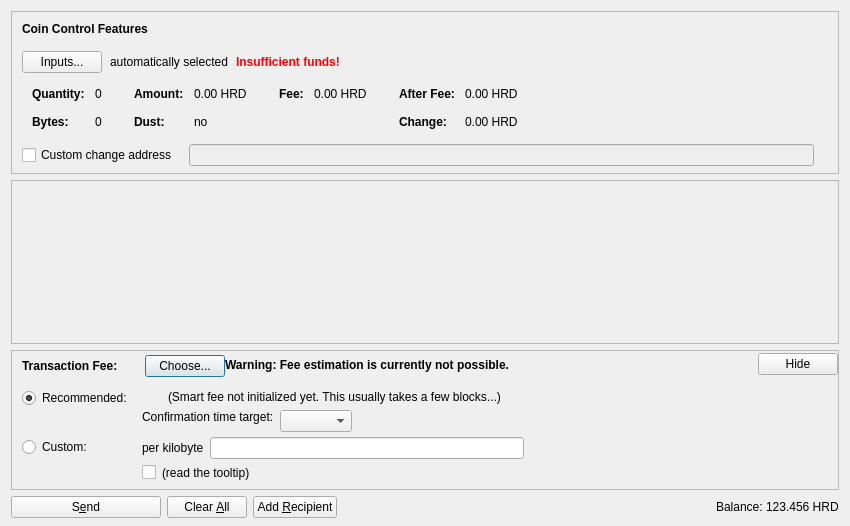
<?xml version="1.0" encoding="UTF-8"?>
<ui version="4.0">
 <class>SendCoinsDialog</class>
 <widget class="QDialog" name="SendCoinsDialog">
  <property name="geometry">
   <rect>
    <x>0</x>
    <y>0</y>
    <width>850</width>
    <height>526</height>
   </rect>
  </property>
  <property name="windowTitle">
   <string>Send Coins</string>
  </property>
  <layout class="QVBoxLayout" name="verticalLayout" stretch="0,1,0,0">
   <property name="bottomMargin">
    <number>8</number>
   </property>
   <item>
    <widget class="QFrame" name="frameCoinControl">
     <property name="sizePolicy">
      <sizepolicy hsizetype="Expanding" vsizetype="Expanding">
       <horstretch>0</horstretch>
       <verstretch>0</verstretch>
      </sizepolicy>
     </property>
     <property name="maximumSize">
      <size>
       <width>16777215</width>
       <height>16777215</height>
      </size>
     </property>
     <property name="frameShape">
      <enum>QFrame::StyledPanel</enum>
     </property>
     <property name="frameShadow">
      <enum>QFrame::Sunken</enum>
     </property>
     <layout class="QVBoxLayout" name="verticalLayoutCoinControl2">
      <property name="spacing">
       <number>0</number>
      </property>
      <property name="leftMargin">
       <number>0</number>
      </property>
      <property name="topMargin">
       <number>0</number>
      </property>
      <property name="rightMargin">
       <number>0</number>
      </property>
      <property name="bottomMargin">
       <number>6</number>
      </property>
      <item>
       <layout class="QVBoxLayout" name="verticalLayoutCoinControl" stretch="0,0,0,0,1">
        <property name="spacing">
         <number>0</number>
        </property>
        <property name="leftMargin">
         <number>10</number>
        </property>
        <property name="topMargin">
         <number>10</number>
        </property>
        <item>
         <layout class="QHBoxLayout" name="horizontalLayoutCoinControl1">
          <property name="bottomMargin">
           <number>15</number>
          </property>
          <item>
           <widget class="QLabel" name="labelCoinControlFeatures">
            <property name="sizePolicy">
             <sizepolicy hsizetype="Preferred" vsizetype="Maximum">
              <horstretch>0</horstretch>
              <verstretch>0</verstretch>
             </sizepolicy>
            </property>
            <property name="font">
             <font>
              <weight>75</weight>
              <bold>true</bold>
             </font>
            </property>
            <property name="styleSheet">
             <string notr="true">font-weight:bold;</string>
            </property>
            <property name="text">
             <string>Coin Control Features</string>
            </property>
           </widget>
          </item>
         </layout>
        </item>
        <item>
         <layout class="QHBoxLayout" name="horizontalLayoutCoinControl2" stretch="0,0,0,0">
          <property name="spacing">
           <number>8</number>
          </property>
          <property name="bottomMargin">
           <number>10</number>
          </property>
          <item>
           <widget class="QPushButton" name="pushButtonCoinControl">
            <property name="styleSheet">
             <string notr="true"/>
            </property>
            <property name="text">
             <string>Inputs...</string>
            </property>
            <property name="autoDefault">
             <bool>false</bool>
            </property>
           </widget>
          </item>
          <item>
           <widget class="QLabel" name="labelCoinControlAutomaticallySelected">
            <property name="text">
             <string>automatically selected</string>
            </property>
            <property name="margin">
             <number>5</number>
            </property>
           </widget>
          </item>
          <item>
           <widget class="QLabel" name="labelCoinControlInsuffFunds">
            <property name="font">
             <font>
              <weight>75</weight>
              <bold>true</bold>
             </font>
            </property>
            <property name="styleSheet">
             <string notr="true">color:red;font-weight:bold;</string>
            </property>
            <property name="text">
             <string>Insufficient funds!</string>
            </property>
            <property name="margin">
             <number>5</number>
            </property>
           </widget>
          </item>
          <item>
           <spacer name="horizontalSpacerCoinControl">
            <property name="orientation">
             <enum>Qt::Horizontal</enum>
            </property>
            <property name="sizeHint" stdset="0">
             <size>
              <width>40</width>
              <height>1</height>
             </size>
            </property>
           </spacer>
          </item>
         </layout>
        </item>
        <item>
         <widget class="QWidget" name="widgetCoinControl" native="true">
          <property name="sizePolicy">
           <sizepolicy hsizetype="Preferred" vsizetype="Preferred">
            <horstretch>0</horstretch>
            <verstretch>0</verstretch>
           </sizepolicy>
          </property>
          <property name="minimumSize">
           <size>
            <width>0</width>
            <height>0</height>
           </size>
          </property>
          <property name="styleSheet">
           <string notr="true"/>
          </property>
          <layout class="QHBoxLayout" name="horizontalLayoutCoinControl5">
           <property name="leftMargin">
            <number>0</number>
           </property>
           <property name="topMargin">
            <number>0</number>
           </property>
           <property name="rightMargin">
            <number>0</number>
           </property>
           <property name="bottomMargin">
            <number>0</number>
           </property>
           <item>
            <layout class="QHBoxLayout" name="horizontalLayoutCoinControl3" stretch="0,0,0,1">
             <property name="spacing">
              <number>20</number>
             </property>
             <property name="topMargin">
              <number>0</number>
             </property>
             <property name="bottomMargin">
              <number>10</number>
             </property>
             <item>
              <layout class="QFormLayout" name="formLayoutCoinControl1">
               <property name="horizontalSpacing">
                <number>10</number>
               </property>
               <property name="verticalSpacing">
                <number>14</number>
               </property>
               <property name="leftMargin">
                <number>10</number>
               </property>
               <property name="topMargin">
                <number>4</number>
               </property>
               <property name="rightMargin">
                <number>6</number>
               </property>
               <item row="0" column="0">
                <widget class="QLabel" name="labelCoinControlQuantityText">
                 <property name="font">
                  <font>
                   <weight>75</weight>
                   <bold>true</bold>
                  </font>
                 </property>
                 <property name="text">
                  <string>Quantity:</string>
                 </property>
                 <property name="margin">
                  <number>0</number>
                 </property>
                </widget>
               </item>
               <item row="0" column="1">
                <widget class="QLabel" name="labelCoinControlQuantity">
                 <property name="cursor">
                  <cursorShape>IBeamCursor</cursorShape>
                 </property>
                 <property name="contextMenuPolicy">
                  <enum>Qt::ActionsContextMenu</enum>
                 </property>
                 <property name="text">
                  <string notr="true">0</string>
                 </property>
                 <property name="margin">
                  <number>0</number>
                 </property>
                 <property name="textInteractionFlags">
                  <set>Qt::LinksAccessibleByMouse|Qt::TextSelectableByKeyboard|Qt::TextSelectableByMouse</set>
                 </property>
                </widget>
               </item>
               <item row="1" column="0">
                <widget class="QLabel" name="labelCoinControlBytesText">
                 <property name="font">
                  <font>
                   <weight>75</weight>
                   <bold>true</bold>
                  </font>
                 </property>
                 <property name="text">
                  <string>Bytes:</string>
                 </property>
                </widget>
               </item>
               <item row="1" column="1">
                <widget class="QLabel" name="labelCoinControlBytes">
                 <property name="cursor">
                  <cursorShape>IBeamCursor</cursorShape>
                 </property>
                 <property name="contextMenuPolicy">
                  <enum>Qt::ActionsContextMenu</enum>
                 </property>
                 <property name="text">
                  <string notr="true">0</string>
                 </property>
                 <property name="textInteractionFlags">
                  <set>Qt::LinksAccessibleByMouse|Qt::TextSelectableByKeyboard|Qt::TextSelectableByMouse</set>
                 </property>
                </widget>
               </item>
              </layout>
             </item>
             <item>
              <layout class="QFormLayout" name="formLayoutCoinControl2">
               <property name="horizontalSpacing">
                <number>10</number>
               </property>
               <property name="verticalSpacing">
                <number>14</number>
               </property>
               <property name="leftMargin">
                <number>6</number>
               </property>
               <property name="topMargin">
                <number>4</number>
               </property>
               <property name="rightMargin">
                <number>6</number>
               </property>
               <item row="0" column="0">
                <widget class="QLabel" name="labelCoinControlAmountText">
                 <property name="font">
                  <font>
                   <weight>75</weight>
                   <bold>true</bold>
                  </font>
                 </property>
                 <property name="text">
                  <string>Amount:</string>
                 </property>
                 <property name="margin">
                  <number>0</number>
                 </property>
                </widget>
               </item>
               <item row="0" column="1">
                <widget class="QLabel" name="labelCoinControlAmount">
                 <property name="cursor">
                  <cursorShape>IBeamCursor</cursorShape>
                 </property>
                 <property name="contextMenuPolicy">
                  <enum>Qt::ActionsContextMenu</enum>
                 </property>
                 <property name="text">
                  <string notr="true">0.00 HRD</string>
                 </property>
                 <property name="textInteractionFlags">
                  <set>Qt::LinksAccessibleByMouse|Qt::TextSelectableByKeyboard|Qt::TextSelectableByMouse</set>
                 </property>
                </widget>
               </item>
               <item row="1" column="0">
                <widget class="QLabel" name="labelCoinControlLowOutputText">
                 <property name="font">
                  <font>
                   <weight>75</weight>
                   <bold>true</bold>
                  </font>
                 </property>
                 <property name="text">
                  <string>Dust:</string>
                 </property>
                </widget>
               </item>
               <item row="1" column="1">
                <widget class="QLabel" name="labelCoinControlLowOutput">
                 <property name="cursor">
                  <cursorShape>IBeamCursor</cursorShape>
                 </property>
                 <property name="contextMenuPolicy">
                  <enum>Qt::ActionsContextMenu</enum>
                 </property>
                 <property name="text">
                  <string notr="true">no</string>
                 </property>
                 <property name="textInteractionFlags">
                  <set>Qt::LinksAccessibleByMouse|Qt::TextSelectableByKeyboard|Qt::TextSelectableByMouse</set>
                 </property>
                </widget>
               </item>
              </layout>
             </item>
             <item>
              <layout class="QFormLayout" name="formLayoutCoinControl3">
               <property name="horizontalSpacing">
                <number>10</number>
               </property>
               <property name="verticalSpacing">
                <number>14</number>
               </property>
               <property name="leftMargin">
                <number>6</number>
               </property>
               <property name="topMargin">
                <number>4</number>
               </property>
               <property name="rightMargin">
                <number>6</number>
               </property>
               <item row="0" column="0">
                <widget class="QLabel" name="labelCoinControlFeeText">
                 <property name="font">
                  <font>
                   <weight>75</weight>
                   <bold>true</bold>
                  </font>
                 </property>
                 <property name="text">
                  <string>Fee:</string>
                 </property>
                 <property name="margin">
                  <number>0</number>
                 </property>
                </widget>
               </item>
               <item row="0" column="1">
                <widget class="QLabel" name="labelCoinControlFee">
                 <property name="cursor">
                  <cursorShape>IBeamCursor</cursorShape>
                 </property>
                 <property name="contextMenuPolicy">
                  <enum>Qt::ActionsContextMenu</enum>
                 </property>
                 <property name="text">
                  <string notr="true">0.00 HRD</string>
                 </property>
                 <property name="textInteractionFlags">
                  <set>Qt::LinksAccessibleByMouse|Qt::TextSelectableByKeyboard|Qt::TextSelectableByMouse</set>
                 </property>
                </widget>
               </item>
              </layout>
             </item>
             <item>
              <layout class="QFormLayout" name="formLayoutCoinControl4">
               <property name="horizontalSpacing">
                <number>10</number>
               </property>
               <property name="verticalSpacing">
                <number>14</number>
               </property>
               <property name="leftMargin">
                <number>6</number>
               </property>
               <property name="topMargin">
                <number>4</number>
               </property>
               <property name="rightMargin">
                <number>6</number>
               </property>
               <item row="0" column="0">
                <widget class="QLabel" name="labelCoinControlAfterFeeText">
                 <property name="font">
                  <font>
                   <weight>75</weight>
                   <bold>true</bold>
                  </font>
                 </property>
                 <property name="text">
                  <string>After Fee:</string>
                 </property>
                 <property name="margin">
                  <number>0</number>
                 </property>
                </widget>
               </item>
               <item row="0" column="1">
                <widget class="QLabel" name="labelCoinControlAfterFee">
                 <property name="cursor">
                  <cursorShape>IBeamCursor</cursorShape>
                 </property>
                 <property name="contextMenuPolicy">
                  <enum>Qt::ActionsContextMenu</enum>
                 </property>
                 <property name="text">
                  <string notr="true">0.00 HRD</string>
                 </property>
                 <property name="textInteractionFlags">
                  <set>Qt::LinksAccessibleByMouse|Qt::TextSelectableByKeyboard|Qt::TextSelectableByMouse</set>
                 </property>
                </widget>
               </item>
               <item row="1" column="0">
                <widget class="QLabel" name="labelCoinControlChangeText">
                 <property name="font">
                  <font>
                   <weight>75</weight>
                   <bold>true</bold>
                  </font>
                 </property>
                 <property name="text">
                  <string>Change:</string>
                 </property>
                </widget>
               </item>
               <item row="1" column="1">
                <widget class="QLabel" name="labelCoinControlChange">
                 <property name="cursor">
                  <cursorShape>IBeamCursor</cursorShape>
                 </property>
                 <property name="contextMenuPolicy">
                  <enum>Qt::ActionsContextMenu</enum>
                 </property>
                 <property name="text">
                  <string notr="true">0.00 HRD</string>
                 </property>
                 <property name="textInteractionFlags">
                  <set>Qt::LinksAccessibleByMouse|Qt::TextSelectableByKeyboard|Qt::TextSelectableByMouse</set>
                 </property>
                </widget>
               </item>
              </layout>
             </item>
            </layout>
           </item>
          </layout>
         </widget>
        </item>
        <item>
         <layout class="QHBoxLayout" name="horizontalLayoutCoinControl4" stretch="0,0,0">
          <property name="spacing">
           <number>12</number>
          </property>
          <property name="sizeConstraint">
           <enum>QLayout::SetDefaultConstraint</enum>
          </property>
          <property name="topMargin">
           <number>5</number>
          </property>
          <property name="rightMargin">
           <number>5</number>
          </property>
          <item>
           <widget class="QCheckBox" name="checkBoxCoinControlChange">
            <property name="toolTip">
             <string>If this is activated, but the change address is empty or invalid, change will be sent to a newly generated address.</string>
            </property>
            <property name="text">
             <string>Custom change address</string>
            </property>
           </widget>
          </item>
          <item>
           <widget class="QValidatedLineEdit" name="lineEditCoinControlChange">
            <property name="enabled">
             <bool>false</bool>
            </property>
            <property name="sizePolicy">
             <sizepolicy hsizetype="Expanding" vsizetype="Fixed">
              <horstretch>0</horstretch>
              <verstretch>0</verstretch>
             </sizepolicy>
            </property>
           </widget>
          </item>
          <item>
           <widget class="QLabel" name="labelCoinControlChangeLabel">
            <property name="sizePolicy">
             <sizepolicy hsizetype="Preferred" vsizetype="Expanding">
              <horstretch>0</horstretch>
              <verstretch>0</verstretch>
             </sizepolicy>
            </property>
            <property name="minimumSize">
             <size>
              <width>0</width>
              <height>0</height>
             </size>
            </property>
            <property name="text">
             <string/>
            </property>
            <property name="margin">
             <number>3</number>
            </property>
           </widget>
          </item>
         </layout>
        </item>
        <item>
         <spacer name="verticalSpacerCoinControl">
          <property name="orientation">
           <enum>Qt::Vertical</enum>
          </property>
          <property name="sizeHint" stdset="0">
           <size>
            <width>800</width>
            <height>1</height>
           </size>
          </property>
         </spacer>
        </item>
       </layout>
      </item>
     </layout>
    </widget>
   </item>
   <item>
    <widget class="QScrollArea" name="scrollArea">
     <property name="widgetResizable">
      <bool>true</bool>
     </property>
     <widget class="QWidget" name="scrollAreaWidgetContents">
      <property name="geometry">
       <rect>
        <x>0</x>
        <y>0</y>
        <width>830</width>
        <height>104</height>
       </rect>
      </property>
      <layout class="QVBoxLayout" name="verticalLayout_2" stretch="0,1">
       <property name="leftMargin">
        <number>0</number>
       </property>
       <property name="topMargin">
        <number>0</number>
       </property>
       <property name="rightMargin">
        <number>0</number>
       </property>
       <property name="bottomMargin">
        <number>0</number>
       </property>
       <item>
        <layout class="QVBoxLayout" name="entries">
         <property name="spacing">
          <number>6</number>
         </property>
        </layout>
       </item>
       <item>
        <spacer name="verticalSpacer">
         <property name="orientation">
          <enum>Qt::Vertical</enum>
         </property>
         <property name="sizeHint" stdset="0">
          <size>
           <width>20</width>
           <height>40</height>
          </size>
         </property>
        </spacer>
       </item>
      </layout>
     </widget>
    </widget>
   </item>
   <item>
    <widget class="QFrame" name="frameFee">
     <property name="sizePolicy">
      <sizepolicy hsizetype="Expanding" vsizetype="Expanding">
       <horstretch>0</horstretch>
       <verstretch>0</verstretch>
      </sizepolicy>
     </property>
     <property name="maximumSize">
      <size>
       <width>16777215</width>
       <height>16777215</height>
      </size>
     </property>
     <property name="frameShape">
      <enum>QFrame::StyledPanel</enum>
     </property>
     <property name="frameShadow">
      <enum>QFrame::Sunken</enum>
     </property>
     <layout class="QVBoxLayout" name="verticalLayoutFee1">
      <property name="spacing">
       <number>0</number>
      </property>
      <property name="leftMargin">
       <number>0</number>
      </property>
      <property name="topMargin">
       <number>0</number>
      </property>
      <property name="rightMargin">
       <number>0</number>
      </property>
      <property name="bottomMargin">
       <number>0</number>
      </property>
      <item>
       <layout class="QVBoxLayout" name="verticalLayoutFee2" stretch="0,0,0">
        <property name="spacing">
         <number>0</number>
        </property>
        <property name="leftMargin">
         <number>10</number>
        </property>
        <property name="topMargin">
         <number>0</number>
        </property>
        <item>
         <layout class="QHBoxLayout" name="horizontalLayoutFee1">
          <property name="bottomMargin">
           <number>0</number>
          </property>
          <item>
           <layout class="QVBoxLayout" name="verticalLayoutFee7">
            <property name="spacing">
             <number>0</number>
            </property>
            <item>
             <spacer name="verticalSpacerSmartFee">
              <property name="orientation">
               <enum>Qt::Vertical</enum>
              </property>
              <property name="sizeType">
               <enum>QSizePolicy::Fixed</enum>
              </property>
              <property name="sizeHint" stdset="0">
               <size>
                <width>1</width>
                <height>4</height>
               </size>
              </property>
             </spacer>
            </item>
            <item>
             <layout class="QHBoxLayout" name="horizontalLayoutSmartFee">
              <property name="spacing">
               <number>10</number>
              </property>
              <item>
               <widget class="QLabel" name="labelFeeHeadline">
                <property name="sizePolicy">
                 <sizepolicy hsizetype="Preferred" vsizetype="Maximum">
                  <horstretch>0</horstretch>
                  <verstretch>0</verstretch>
                 </sizepolicy>
                </property>
                <property name="font">
                 <font>
                  <weight>75</weight>
                  <bold>true</bold>
                 </font>
                </property>
                <property name="styleSheet">
                 <string notr="true">font-weight:bold;</string>
                </property>
                <property name="text">
                 <string>Transaction Fee:</string>
                </property>
               </widget>
              </item>
              <item>
               <widget class="QLabel" name="labelFeeMinimized">
                <property name="text">
                 <string/>
                </property>
               </widget>
              </item>
              <item>
               <widget class="QPushButton" name="buttonChooseFee">
                <property name="text">
                 <string>Choose...</string>
                </property>
               </widget>
              </item>
             </layout>
            </item>
            <item>
             <spacer name="verticalSpacer_5">
              <property name="orientation">
               <enum>Qt::Vertical</enum>
              </property>
              <property name="sizeHint" stdset="0">
               <size>
                <width>1</width>
                <height>1</height>
               </size>
              </property>
             </spacer>
            </item>
           </layout>
          </item>
          <item>
           <widget class="QLabel" name="fallbackFeeWarningLabel">
            <property name="toolTip">
             <string>Using the fallbackfee can result in sending a transaction that will take several hours or days (or never) to confirm. Consider choosing your fee manually or wait until you have validated the complete chain.</string>
            </property>
            <property name="font">
            <font>
                <weight>75</weight>
                <bold>true</bold>
            </font>
            </property>
            <property name="text">
             <string>Warning: Fee estimation is currently not possible.</string>
            </property>
            <property name="wordWrap">
             <bool>false</bool>
            </property>
           </widget>
          </item>
          <item>
           <spacer name="horizontalSpacer_4">
            <property name="orientation">
             <enum>Qt::Horizontal</enum>
            </property>
            <property name="sizeType">
             <enum>QSizePolicy::MinimumExpanding</enum>
            </property>
            <property name="sizeHint" stdset="0">
             <size>
              <width>40</width>
              <height>20</height>
             </size>
            </property>
           </spacer>
          </item>
          <item>
           <widget class="QPushButton" name="buttonMinimizeFee">
            <property name="toolTip">
             <string>collapse fee-settings</string>
            </property>
            <property name="text">
             <string>Hide</string>
            </property>
           </widget>
          </item>
         </layout>
        </item>
        <item>
         <widget class="QFrame" name="frameFeeSelection">
          <layout class="QVBoxLayout" name="verticalLayoutFee12">
           <property name="spacing">
            <number>0</number>
           </property>
           <property name="leftMargin">
            <number>0</number>
           </property>
           <property name="topMargin">
            <number>0</number>
           </property>
           <property name="rightMargin">
            <number>0</number>
           </property>
           <property name="bottomMargin">
            <number>0</number>
           </property>
           <item>
            <layout class="QGridLayout" name="gridLayoutFee">
             <property name="topMargin">
              <number>10</number>
             </property>
             <property name="bottomMargin">
              <number>4</number>
             </property>
             <property name="horizontalSpacing">
              <number>10</number>
             </property>
             <property name="verticalSpacing">
              <number>4</number>
             </property>
             <item row="1" column="1">
              <layout class="QVBoxLayout" name="verticalLayoutFee8">
               <property name="spacing">
                <number>6</number>
               </property>
               <item>
                <layout class="QHBoxLayout" name="horizontalLayoutFee13">
                 <item>
                  <widget class="QLabel" name="labelCustomPerKilobyte">
                   <property name="toolTip">
                    <string>Specify a custom fee per kB (1,000 bytes) of the transaction's virtual size.

Note:  Since the fee is calculated on a per-byte basis, a fee of "100 satoshis per kB" for a transaction size of 500 bytes (half of 1 kB) would ultimately yield a fee of only 50 satoshis.</string>
                   </property>
                   <property name="text">
                    <string>per kilobyte</string>
                   </property>
                  </widget>
                 </item>
                 <item>
                  <widget class="BitcoinAmountField" name="customFee"/>
                 </item>
                 <item>
                  <spacer name="horizontalSpacer_6">
                   <property name="orientation">
                    <enum>Qt::Horizontal</enum>
                   </property>
                   <property name="sizeHint" stdset="0">
                    <size>
                     <width>1</width>
                     <height>1</height>
                    </size>
                   </property>
                  </spacer>
                 </item>
                </layout>
               </item>
               <item>
                <layout class="QHBoxLayout" name="horizontalLayoutFee8">
                 <item>
                  <widget class="QCheckBox" name="checkBoxMinimumFee">
                   <property name="toolTip">
                    <string>Paying only the minimum fee is just fine as long as there is less transaction volume than space in the blocks. But be aware that this can end up in a never confirming transaction once there is more demand for hardcoin transactions than the network can process.</string>
                   </property>
                   <property name="text">
                    <string/>
                   </property>
                  </widget>
                 </item>
                 <item>
                  <widget class="QLabel" name="labelMinFeeWarning">
                   <property name="enabled">
                    <bool>true</bool>
                   </property>
                   <property name="toolTip">
                    <string>Paying only the minimum fee is just fine as long as there is less transaction volume than space in the blocks. But be aware that this can end up in a never confirming transaction once there is more demand for hardcoin transactions than the network can process.</string>
                   </property>
                   <property name="text">
                    <string>(read the tooltip)</string>
                   </property>
                   <property name="margin">
                    <number>5</number>
                   </property>
                  </widget>
                 </item>
                 <item>
                  <spacer name="horizontalSpacer_2">
                   <property name="orientation">
                    <enum>Qt::Horizontal</enum>
                   </property>
                   <property name="sizeHint" stdset="0">
                    <size>
                     <width>1</width>
                     <height>1</height>
                    </size>
                   </property>
                  </spacer>
                 </item>
                </layout>
               </item>
              </layout>
             </item>
             <item row="0" column="0">
              <layout class="QVBoxLayout" name="verticalLayoutFee4" stretch="0,1">
               <item>
                <widget class="QRadioButton" name="radioSmartFee">
                 <property name="text">
                  <string>Recommended:</string>
                 </property>
                 <property name="checked">
                  <bool>true</bool>
                 </property>
                 <attribute name="buttonGroup">
                  <string notr="true">groupFee</string>
                 </attribute>
                </widget>
               </item>
               <item>
                <spacer name="verticalSpacer_2">
                 <property name="orientation">
                  <enum>Qt::Vertical</enum>
                 </property>
                 <property name="sizeHint" stdset="0">
                  <size>
                   <width>1</width>
                   <height>1</height>
                  </size>
                 </property>
                </spacer>
               </item>
              </layout>
             </item>
             <item row="1" column="0">
              <layout class="QVBoxLayout" name="verticalLayoutFee9" stretch="0,1">
               <item>
                <widget class="QRadioButton" name="radioCustomFee">
                 <property name="text">
                  <string>Custom:</string>
                 </property>
                 <attribute name="buttonGroup">
                  <string notr="true">groupFee</string>
                 </attribute>
                </widget>
               </item>
               <item>
                <spacer name="verticalSpacer_6">
                 <property name="orientation">
                  <enum>Qt::Vertical</enum>
                 </property>
                 <property name="sizeHint" stdset="0">
                  <size>
                   <width>1</width>
                   <height>1</height>
                  </size>
                 </property>
                </spacer>
               </item>
              </layout>
             </item>
             <item row="0" column="1">
              <layout class="QVBoxLayout" name="verticalLayoutFee3" stretch="0,0,1">
               <property name="spacing">
                <number>6</number>
               </property>
               <property name="topMargin">
                <number>2</number>
               </property>
               <item>
                <layout class="QHBoxLayout" name="horizontalLayoutFee12">
                 <item>
                  <widget class="QLabel" name="labelSmartFee">
                   <property name="text">
                    <string/>
                   </property>
                   <property name="margin">
                    <number>2</number>
                   </property>
                  </widget>
                 </item>
                 <item>
                  <widget class="QLabel" name="labelFeeEstimation">
                   <property name="text">
                    <string/>
                   </property>
                  </widget>
                 </item>
                 <item>
                  <widget class="QLabel" name="labelSmartFee2">
                   <property name="text">
                    <string>(Smart fee not initialized yet. This usually takes a few blocks...)</string>
                   </property>
                   <property name="margin">
                    <number>2</number>
                   </property>
                  </widget>
                 </item>
                 <item>
                  <spacer name="horizontalSpacer_5">
                   <property name="orientation">
                    <enum>Qt::Horizontal</enum>
                   </property>
                   <property name="sizeHint" stdset="0">
                    <size>
                     <width>1</width>
                     <height>1</height>
                    </size>
                   </property>
                  </spacer>
                 </item>
                </layout>
               </item>
               <item>
                <layout class="QHBoxLayout" name="horizontalLayoutFee9">
                 <item>
                  <layout class="QVBoxLayout" name="verticalLayoutFee6">
                   <item>
                    <widget class="QLabel" name="labelSmartFee3">
                     <property name="text">
                      <string>Confirmation time target:</string>
                     </property>
                     <property name="margin">
                      <number>2</number>
                     </property>
                    </widget>
                   </item>
                   <item>
                    <spacer name="verticalSpacer_3">
                     <property name="orientation">
                      <enum>Qt::Vertical</enum>
                     </property>
                     <property name="sizeHint" stdset="0">
                      <size>
                       <width>1</width>
                       <height>1</height>
                      </size>
                     </property>
                    </spacer>
                   </item>
                  </layout>
                 </item>
                 <item>
                  <layout class="QVBoxLayout" name="verticalLayoutFee5">
                   <property name="rightMargin">
                    <number>30</number>
                   </property>
                   <item>
                    <layout class="QHBoxLayout" name="horizontalLayoutConfTarget">
                     <property name="bottomMargin">
                      <number>0</number>
                     </property>
                     <item>
                      <widget class="QComboBox" name="confTargetSelector"/>
                     </item>
                     <item>
                      <spacer name="horizontalSpacerConfTarget">
                       <property name="orientation">
                        <enum>Qt::Horizontal</enum>
                       </property>
                       <property name="sizeHint" stdset="0">
                        <size>
                         <width>40</width>
                         <height>20</height>
                        </size>
                       </property>
                      </spacer>
                     </item>
                    </layout>
                   </item>
                  </layout>
                 </item>
                </layout>
               </item>
               <item>
                <spacer name="verticalSpacer_4">
                 <property name="orientation">
                  <enum>Qt::Vertical</enum>
                 </property>
                 <property name="sizeHint" stdset="0">
                  <size>
                   <width>1</width>
                   <height>1</height>
                  </size>
                 </property>
                </spacer>
               </item>
              </layout>
             </item>
            </layout>
           </item>
          </layout>
         </widget>
        </item>
        <item>
         <spacer name="verticalSpacerFee">
          <property name="orientation">
           <enum>Qt::Vertical</enum>
          </property>
          <property name="sizeHint" stdset="0">
           <size>
            <width>40</width>
            <height>5</height>
           </size>
          </property>
         </spacer>
        </item>
       </layout>
      </item>
     </layout>
    </widget>
   </item>
   <item>
    <layout class="QHBoxLayout" name="horizontalLayout">
     <item>
      <widget class="QPushButton" name="sendButton">
       <property name="minimumSize">
        <size>
         <width>150</width>
         <height>0</height>
        </size>
       </property>
       <property name="toolTip">
        <string>Confirm the send action</string>
       </property>
       <property name="text">
        <string>S&amp;end</string>
       </property>
       <property name="icon">
        <iconset resource="../bitcoin.qrc">
         <normaloff>:/icons/send</normaloff>:/icons/send</iconset>
       </property>
       <property name="autoDefault">
        <bool>false</bool>
       </property>
       <property name="default">
        <bool>false</bool>
       </property>
      </widget>
     </item>
     <item>
      <widget class="QPushButton" name="clearButton">
       <property name="sizePolicy">
        <sizepolicy hsizetype="Minimum" vsizetype="Fixed">
         <horstretch>0</horstretch>
         <verstretch>0</verstretch>
        </sizepolicy>
       </property>
       <property name="toolTip">
        <string>Clear all fields of the form.</string>
       </property>
       <property name="text">
        <string>Clear &amp;All</string>
       </property>
       <property name="icon">
        <iconset resource="../bitcoin.qrc">
         <normaloff>:/icons/remove</normaloff>:/icons/remove</iconset>
       </property>
       <property name="autoDefault">
        <bool>false</bool>
       </property>
      </widget>
     </item>
     <item>
      <widget class="QPushButton" name="addButton">
       <property name="toolTip">
        <string>Send to multiple recipients at once</string>
       </property>
       <property name="text">
        <string>Add &amp;Recipient</string>
       </property>
       <property name="icon">
        <iconset resource="../bitcoin.qrc">
         <normaloff>:/icons/add</normaloff>:/icons/add</iconset>
       </property>
       <property name="autoDefault">
        <bool>false</bool>
       </property>
      </widget>
     </item>
     <item>
      <spacer name="horizontalSpacer">
       <property name="orientation">
        <enum>Qt::Horizontal</enum>
       </property>
       <property name="sizeHint" stdset="0">
        <size>
         <width>40</width>
         <height>20</height>
        </size>
       </property>
      </spacer>
     </item>
     <item>
      <layout class="QHBoxLayout" name="horizontalLayout_2">
       <property name="spacing">
        <number>3</number>
       </property>
       <item>
        <widget class="QLabel" name="label">
         <property name="sizePolicy">
          <sizepolicy hsizetype="Preferred" vsizetype="Fixed">
           <horstretch>0</horstretch>
           <verstretch>0</verstretch>
          </sizepolicy>
         </property>
         <property name="text">
          <string>Balance:</string>
         </property>
        </widget>
       </item>
       <item>
        <widget class="QLabel" name="labelBalance">
         <property name="sizePolicy">
          <sizepolicy hsizetype="Preferred" vsizetype="Fixed">
           <horstretch>0</horstretch>
           <verstretch>0</verstretch>
          </sizepolicy>
         </property>
         <property name="cursor">
          <cursorShape>IBeamCursor</cursorShape>
         </property>
         <property name="text">
          <string notr="true">123.456 HRD</string>
         </property>
         <property name="textInteractionFlags">
          <set>Qt::LinksAccessibleByMouse|Qt::TextSelectableByKeyboard|Qt::TextSelectableByMouse</set>
         </property>
        </widget>
       </item>
      </layout>
     </item>
    </layout>
   </item>
  </layout>
 </widget>
 <customwidgets>
  <customwidget>
   <class>QValidatedLineEdit</class>
   <extends>QLineEdit</extends>
   <header>qt/qvalidatedlineedit.h</header>
  </customwidget>
  <customwidget>
   <class>BitcoinAmountField</class>
   <extends>QLineEdit</extends>
   <header>qt/bitcoinamountfield.h</header>
   <container>1</container>
  </customwidget>
 </customwidgets>
 <resources>
  <include location="../bitcoin.qrc"/>
 </resources>
 <connections/>
 <buttongroups>
  <buttongroup name="groupFee"/>
 </buttongroups>
</ui>
